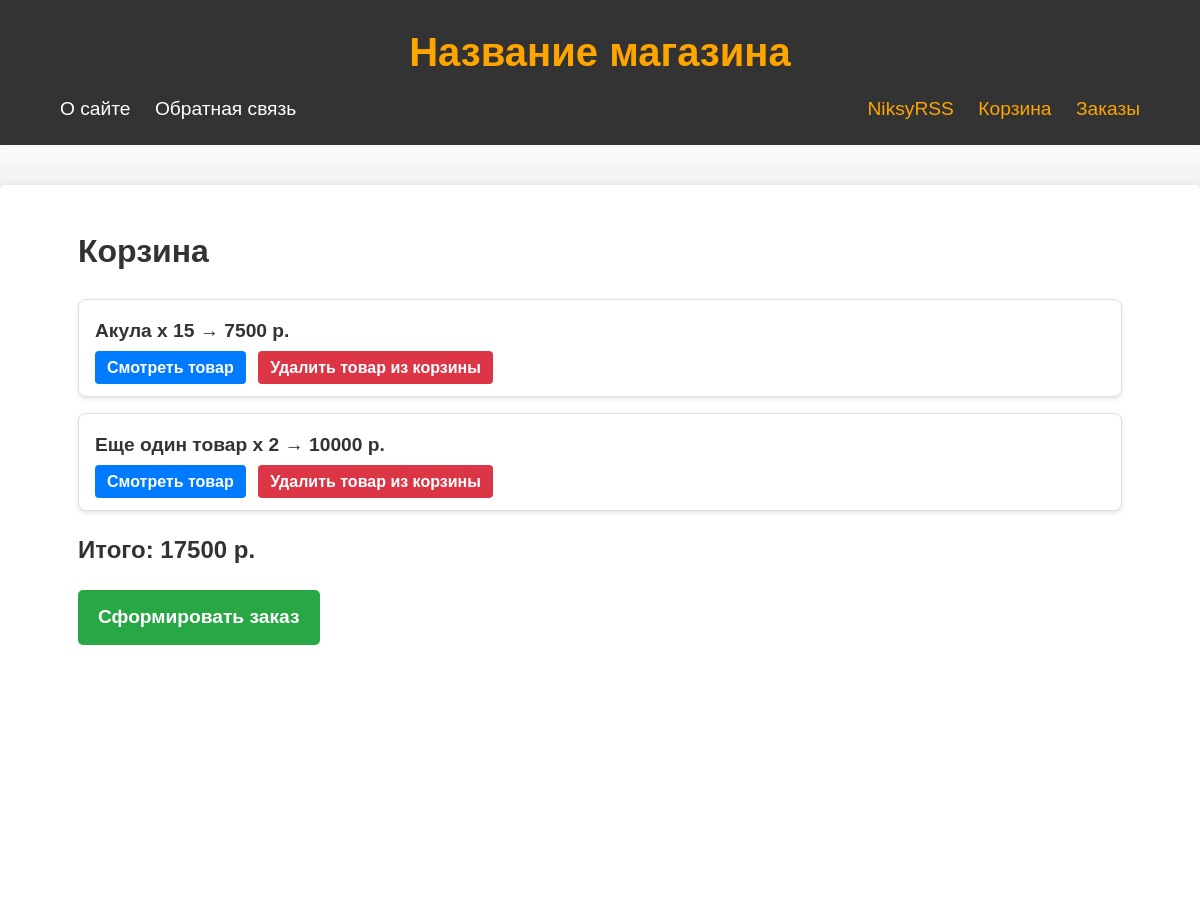
The page /cart/ (signed in, upper part) on the database as committed earlier.
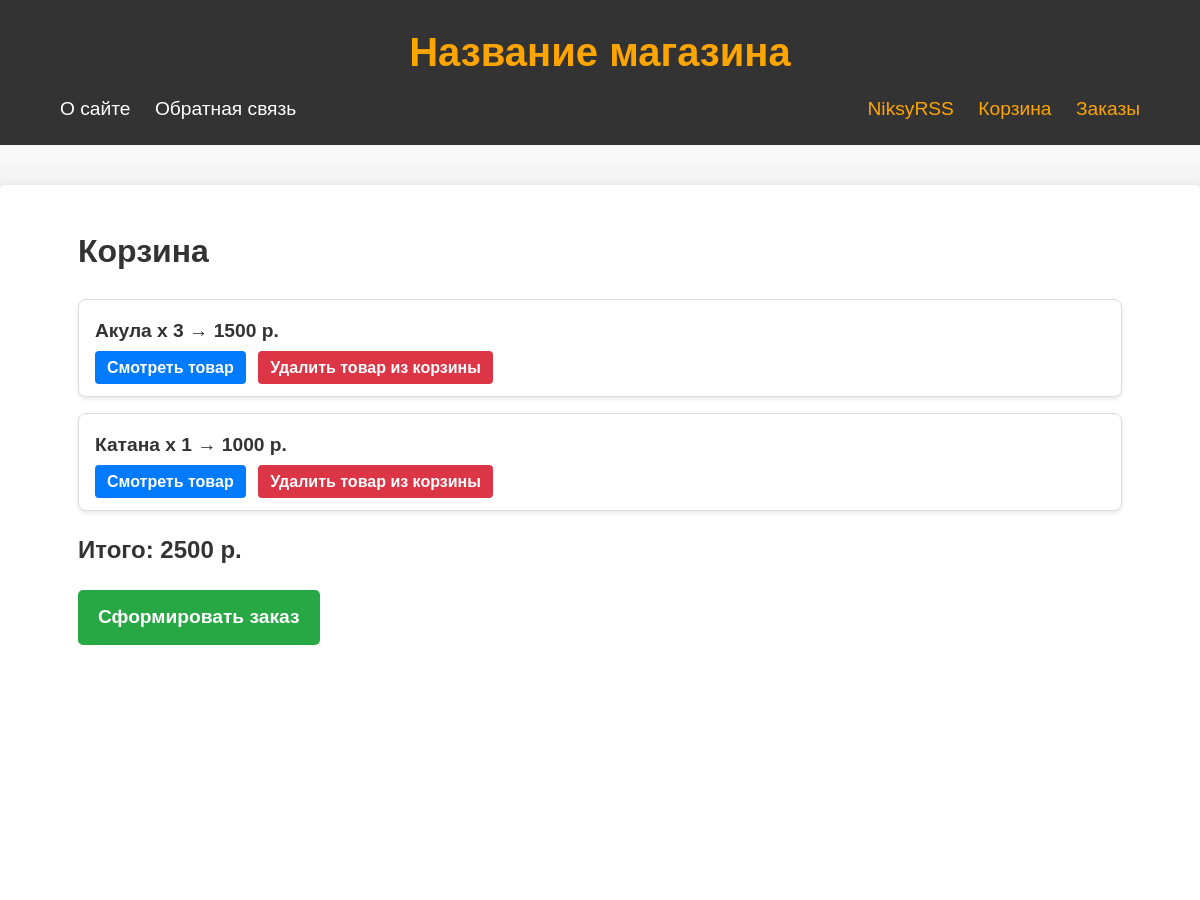
The same page on the database as committed later.
### justsite/models.py (models this page shows, shortened)
class Items(models.Model):
    class Status(models.IntegerChoices):
        DRAFT = 0, 'Черновик'
        PUBLISHED = 1, 'На витрине'
    name = models.CharField(max_length=255, verbose_name="Название товара")
    slug = models.SlugField(max_length=255, db_index=True, unique=True, verbose_name="Слаг", validators=[
        MinLengthValidator(5, message="Минимум 5 символов"),
        MaxLengthValidator(100, message="Максимум 100 символов"),
    ])
    photo = models.ImageField(upload_to="photos/%Y/%m/%d/", default=None, blank=True, null=True, verbose_name="Фото")
    description = models.TextField(blank=True, verbose_name="Описание")
    time_create = models.DateTimeField(auto_now_add=True, verbose_name="Время создания")
    is_published = models.BooleanField(choices=tuple(map(lambda x: (bool(x[0]), x[1]), Status.choices)),
                                       default=Status.DRAFT, verbose_name="Статус")
    cat = models.ForeignKey('Category', on_delete=models.SET_NULL, related_name='items', verbose_name="Категория", null=True)
    tags = models.ManyToManyField('TagItem', blank=True, related_name='tags', verbose_name="Теги")
    price = models.IntegerField(blank=True, verbose_name="Цена", null=True)
    rate = models.FloatField(blank=True, verbose_name="Рейтинг", null=True)
    objects = models.Manager()
    published = PublishedModel()
    class Meta:
        ordering = ['name']
        indexes = [
            models.Index(fields=['name']),
        ]
        verbose_name = "Товары магазина"
        verbose_name_plural = 'Товары магазина'

### justsite/views.py (the view, shortened to what this page needs)
# urls.py: path('cart/', views.CartSummary.as_view(), name="cart"),
class CartSummary(LoginRequiredMixin, DataMixin, ListView):
    template_name = 'justsite/cart.html'
    context_object_name = 'cart_items'
    title_page = "Корзина"
    def get_queryset(self):
        q = self.request.user.cart.all().annotate(count=Count('id'), total=F('price')*F('count')).values('name', 'count', 'total', 'slug')
        self.summ = sum(map(lambda x: x['total'], q))
        return q
    def get_context_data(self, *, object_list=None, **kwargs):
        context = super().get_context_data(**kwargs)
        return self.get_mixin_context(context, summ=self.summ)

### justsite/context_processors.py (called while the page is built)
def get_site_context(request):
    return {'mainmenu': menu, 'index_ignore_list': ['about', 'contact']}

### justsite/utils.py (called while the page is built)
    def get_mixin_context(self, context, **kwargs):
        context.update(kwargs)
        return context

### justsite/templates/justsite/cart.html (shortened to what this page needs)
{% extends 'base.html' %}
{% block content %}
<h1>{{ title }}</h1>
{% for i in cart_items %}
<div class="cart-page-item">
    <div class="cart-page-item-details">
        <h3 class="cart-page-item-name">{{ i.name }} x {{i.count}} → {{i.total}} р.</h3>
        <div class="cart-page-item-actions">
            <a class="cart-page-link view-product" href="{% url 'item' i.slug %}">Смотреть товар</a>
            <a class="cart-page-link remove-product" href="{% url 'delete_from_cart' i.slug %}">Удалить товар из корзины</a>
        </div>
    </div>
</div>
{% endfor %}
<h2 class="cart-page-total">Итого: {{summ}} р.</h2>
<div class="cart-page-checkout">
    <a class="cart-page-link checkout" href="{% url 'create_order' %}">Сформировать заказ</a>
</div>
{% endblock %}

### templates/base.html (shortened to what this page needs)
{% load static %}
{% load pstags %}
<html lang="ru">
<head>
    <link rel="stylesheet" href="{% static 'justsite/css/styles.css' %}">
</head>
<body>
    <header class="site-header">
        <div class="container">
            <h1 class="site-title"><a href="{% url 'home' %}">Название магазина</a></h1>
            <nav class="main-nav">
                <div class="menu-left">
                    {% block mainmenu %}
                        {% for m in mainmenu %}
                            <a href="{% url m.url_name %}">{{ m.title }}</a>
                        {% endfor %}
                    {% endblock %}
                </div>
                <div class="user-nav">
                    {% if user.is_authenticated %}
                        <a href="{% url 'users:profile' %}">{{ user.username }}</a>
                        <a href="{% url 'cart' %}">Корзина</a>
                        <a href="{% url 'orders' %}">Заказы</a>
                    {% else %}
                        <a href="{% url 'users:login' %}">Войти</a>
                        <a href="{% url 'users:register' %}">Регистрация</a>
                        <a href="{% url 'cart' %}">Корзина</a>
                        <a href="{% url 'orders' %}">Заказы</a>
                    {% endif %}
                </div>
            </nav>
        </div>
    </header>
    <div class="breadcrumbs">
    </div>
    <main class="content">
        <div class="container">
            {% block content %}
            {% endblock %}
        </div>
    </main>
</body>
</html>

Rows that differ between the two databases and show on the page:
no longer on this page (row unchanged): Items: name "Еще один товар", count "2", total "10000"
changed Items "Акула": count "15" → "3"; total "7500" → "1500"
now on this page (row edited): Items: name "Катана", count "1", total "1000"
Other text that changed with them:
{{ summ }}: "17500" → "2500"
